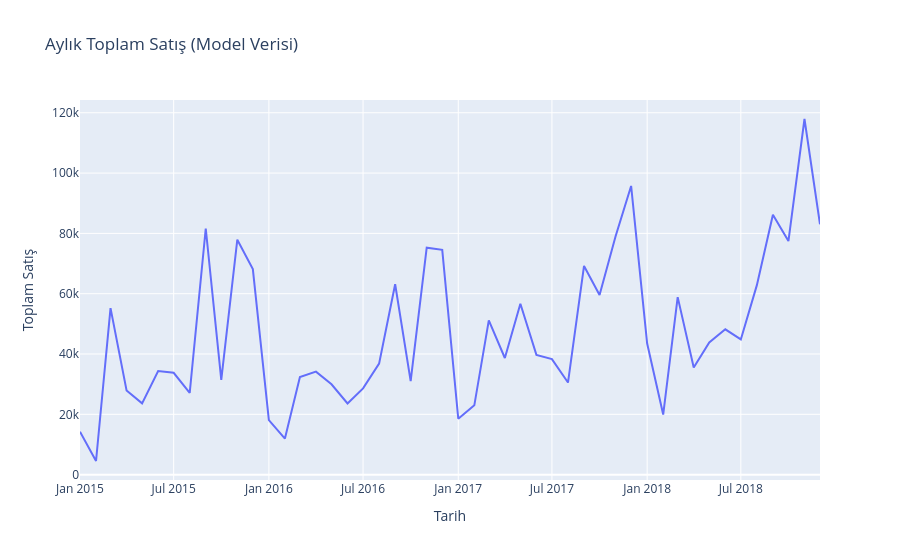

The notebook cell saved with this chart:
### Code cell
fig = px.line(monthly_sales, x='ds', y='y', 
              title='Aylık Toplam Satış (Model Verisi)',
              labels={'ds': 'Tarih', 'y': 'Toplam Satış'})
fig.show()
